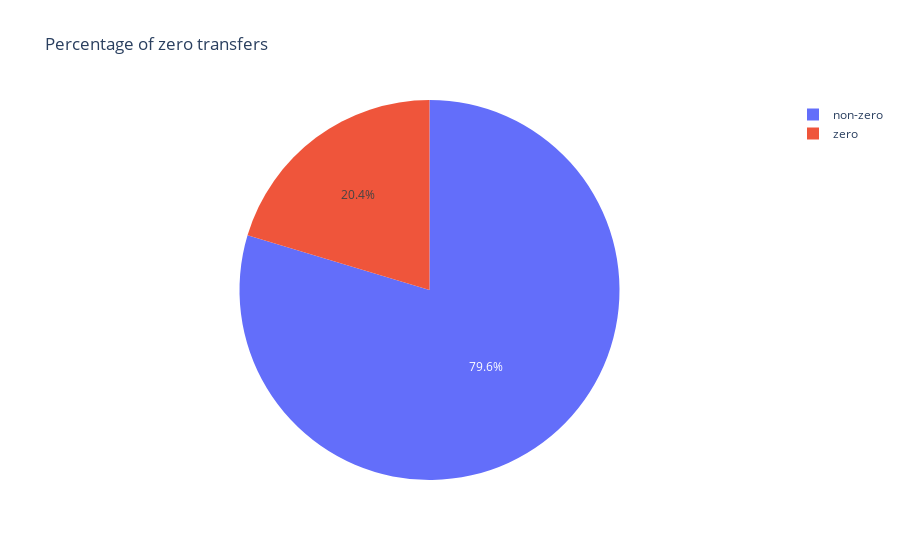

Notebook cell for this chart:
### Code cell
fig_pie=px.pie(values=[760,2974], names=['zero', 'non-zero'], title='Percentage of zero transfers', color_discrete_map = 'viridis')

fig_pie.update_traces(hoverinfo = 'label+percent', textfont_size = 20,
                  textinfo = 'label+percent', pull = [0.1, 0, 0.2, 0, 0, 0])

### Figure 1 — Plotly figure (JSON) as saved in the notebook; plotly's stock layout.template omitted (floating-point values rounded to 4 significant figures)
{"data": [{"domain": {"x": [0, 1], "y": [0, 1]}, "hovertemplate": "label=%{label}<br>value=%{value}<extra></extra>", "labels": ["zero", "non-zero"], "legendgroup": "", "name": "", "showlegend": true, "type": "pie", "values": [760, 2974]}], "layout": {"legend": {"tracegroupgap": 0}, "title": {"text": "Percentage of zero transfers"}}}
